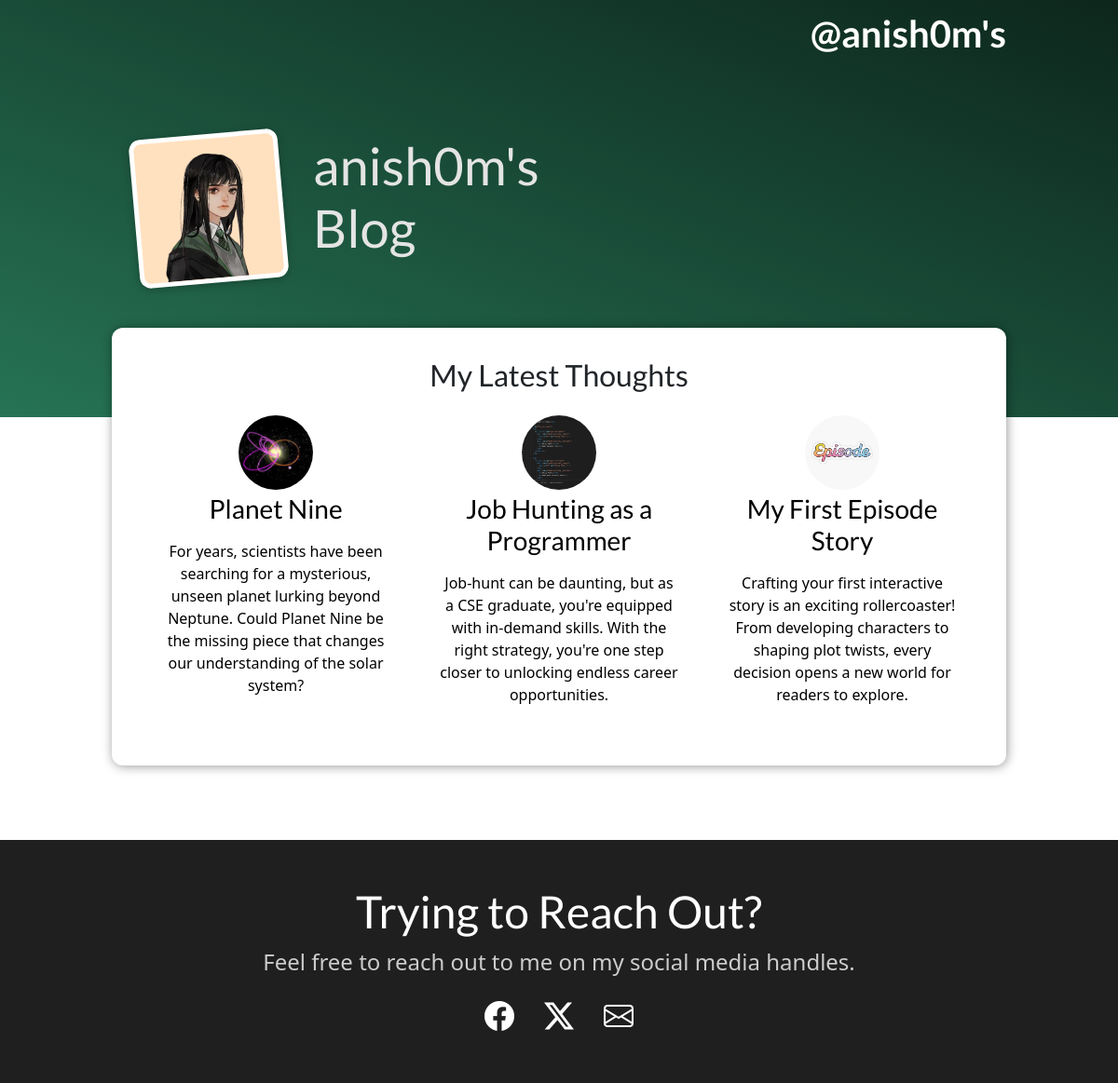
Screenshot of /blog/ with the database file from the repository.
### blog/models.py (models this page shows, shortened)
class Post(models.Model):
    title = models.CharField(max_length=150)
    excerpt = models.CharField(max_length=200)
    image = models.ImageField(upload_to="posts", null=True)
    date = models.DateField(auto_now=True)
    slug = models.SlugField(unique=True, db_index=True)
    content = models.TextField(validators=[MinLengthValidator(10)])
    author = models.ForeignKey(
        Author, null=True, on_delete=models.SET_NULL, related_name="posts")
    tags = models.ManyToManyField(Tag)

### blog/views.py (the view)
# urls.py: path("", views.StartingPageView.as_view(), name="starting-page"),
class StartingPageView(ListView):
    template_name = "blog/index.html"
    model = Post
    ordering = ["-date"]
    context_object_name = "posts"
    def get_queryset(self):
        queryset = super().get_queryset()
        data = queryset[:3]
        return data

### blog/templates/blog/index.html (shortened to what this page needs)
{% extends "base.html" %}
{% load static %}
{% block css_files %}
  <link rel="stylesheet" href="{% static "/blog/post.css" %}"/>
  <link rel="stylesheet" href="{% static "/blog/index.css" %}"/>
{% endblock  %}
{% block content %}
  <section id="welcome">
    <header>
      <img src="{% static "blog/images/anish0m.png" %}" alt="anish0m - The Author of This Blog"/>
      <h2>anish0m's Blog</h2>
    </header>
  </section>
  <section id="latest-posts">
    <h2>My Latest Thoughts</h2>
    <ul>
      {% for post in posts %}
        {% include "blog/includes/post.html" %}
      {% endfor %}
    </ul>
  </section>
{% endblock %}

### blog/templates/blog/includes/post.html
<li>
  <article class="post">
    <a href="{% url "post-detail-page" post.slug %}">
      <img src="{{ post.image.url }}" alt="{{ post.title }}"/>
      <div class="post__content">
        <h3>{{ post.title }}</h3>
        <p>{{ post.excerpt|linebreaks }}</p>
      </div>
    </a>
  </article>
</li>

### static/app.css (style rules this page uses)
* { box-sizing: border-box; }
html { font-family: 'Open Sans', 'Lato', sans-serif; }
body { margin: 0; }
h1, h2, h3 { font-family: 'Lato', sans-serif; font-weight: bold; }

### blog/static/blog/post.css (style rules this page uses)
.post { display: flex; flex-direction: column; align-items: center; text-align: center; }
.post a { text-decoration: none; color: black; transition: all 0.2s ease; padding: 1rem; }
.post img { width: 5rem; height: 5rem; object-fit: cover; border-radius: 50%; }
.post h3 { margin: 0.25rem 0; }

### blog/static/blog/index.css (style rules this page uses)
#welcome { background: linear-gradient(to right top, #267355, #0D261C); padding: 6rem 12%; }
#welcome header { display: flex; align-items: flex-start; margin: 3rem auto; }
#welcome img { width: 10rem; height: 10rem; object-fit: cover; object-position: top; border: 5px solid white; border-radius: 12px; background-color: #ffe1bf; transform: rotateZ(-5deg); box-shadow: 0 2px 8px rgba(0, 0, 0, 0.25); }
#welcome h2 { font-size: 3.5rem; margin: 0 0 0 2rem; color: #e4e4e4; width: 10rem; }
#latest-posts { background-color: white; padding: 2rem; border-radius: 12px; width: 60rem; margin: -6rem auto 2rem auto; box-shadow: 1px 1px 12px rgba(0, 0, 0, 0.4); }
#latest-posts h2 { text-align: center; }
#latest-posts ul { list-style: none; margin: 0; padding: 0; display: flex; gap: 1rem; }
#latest-posts li { flex: 1; }

### rows the page displays
Post: image (picture), title "Planet Nine", excerpt "For years, scientists have been searching for a mysterious, unseen planet lurking beyond Neptune. Could Planet Nine be the missing piece that changes our understanding of the solar system?"
Post: image (picture), title "Job Hunting as a Programmer", excerpt "Job-hunt can be daunting, but as a CSE graduate, you're equipped with in-demand skills. With the right strategy, you're one step closer to unlocking endless career opportunities."
Post: image (picture), title "My First Episode Story", excerpt "Crafting your first interactive story is an exciting rollercoaster! From developing characters to shaping plot twists, every decision opens a new world for readers to explore."
